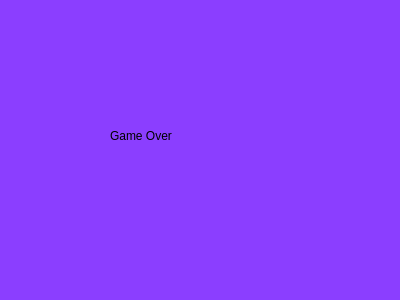
<?xml version="1.0" encoding="UTF-8"?>
<ui version="4.0">
 <class>GameOver</class>
 <widget class="QDialog" name="GameOver">
  <property name="geometry">
   <rect>
    <x>0</x>
    <y>0</y>
    <width>400</width>
    <height>300</height>
   </rect>
  </property>
  <property name="windowTitle">
   <string>Dialog</string>
  </property>
  <property name="styleSheet">
   <string notr="true">background-color: rgb(139, 62, 255);</string>
  </property>
  <widget class="QLabel" name="label">
   <property name="geometry">
    <rect>
     <x>110</x>
     <y>110</y>
     <width>171</width>
     <height>51</height>
    </rect>
   </property>
   <property name="styleSheet">
    <string notr="true">
font: 75 21pt &quot;MS Serif&quot;;
color:rgb(0, 0, 0);
</string>
   </property>
   <property name="text">
    <string>Game Over</string>
   </property>
  </widget>
 </widget>
 <resources/>
 <connections/>
</ui>
